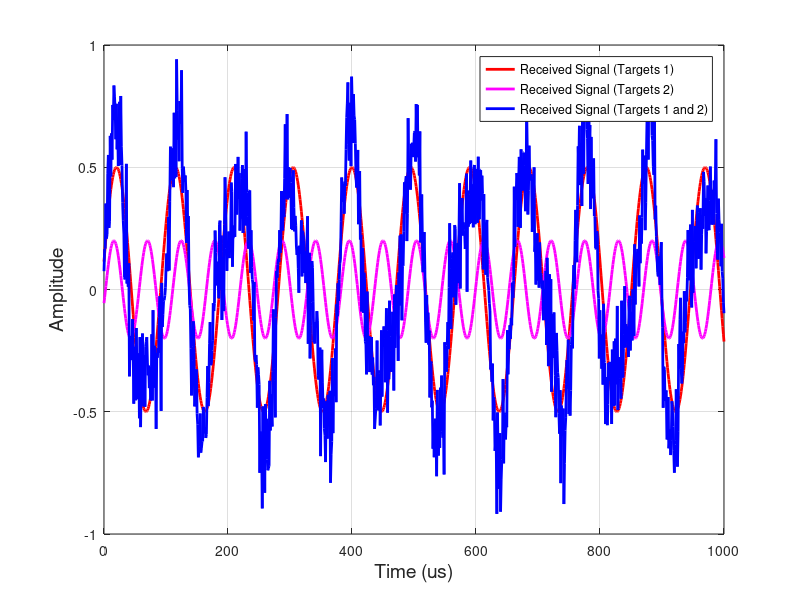
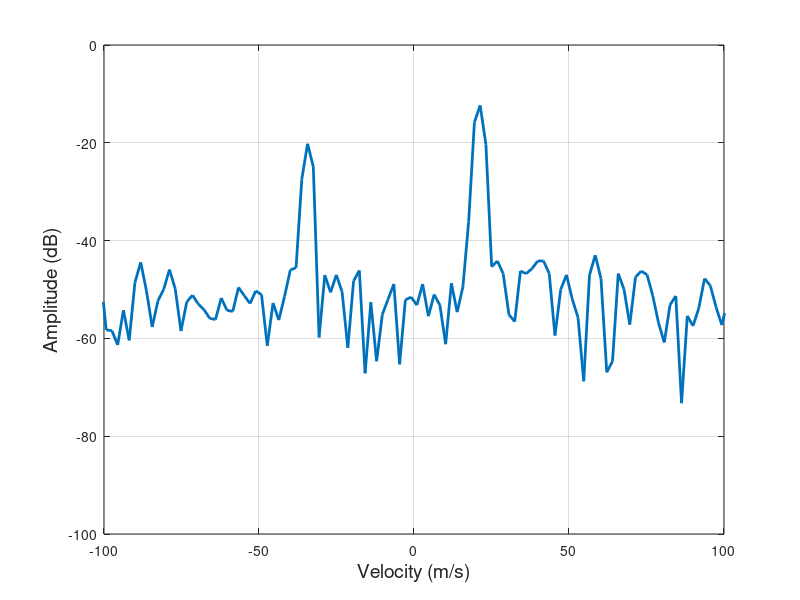

Write MATLAB code to recreate these figures, in order.
% SPS Short Course: Radar Signal Processing Mastery
% Theory and Hands-On Applications with mmWave MIMO Radar Sensors
% Date: 7-11 October 2024
% Time: 9:00AM-11:00AM ET (New York Time)
% Presenter: Mohammad Alaee-Kerahroodi

close all
clear
clc

rng(2024)
% Constants
c = 3e8;            % Speed of light in m/s
fc = 79e9;          % Carrier frequency
lambda = c / fc;    % Wavelength

% Parameters
tSim = 1e-3;              % Total simulation time (0.3 us)
fs = 1e6;                  % Sampling frequency (samples per second)
nFFT = 1024;                % Number of FFT points

% Doppler shifts based on target velocities
v1 = 20;         % Velocity of target 1 in m/s
v2 = -35;         % Velocity of target 2 in m/s
fd1 = 2 * v1 / lambda;  % Doppler shift for target 1
fd2 = 2 * v2 / lambda;  % Doppler shift for target 2

% Simulated delays and attenuations for the received signals
delay1 = 400e-6;      % Round-trip delay for target 1
delay2 = 450e-6;      % Round-trip delay for target 2
att1 = 0.5;           % Attenuation factor for target 1
att2 = 0.2;           % Attenuation factor for target 2
snr = 10;             % Signal-to-noise ratio for AWGN
max_speed = 100;
max_fd = 2 * max_speed/lambda;

t = linspace(0, tSim, round(tSim * fs));

% Received signals (with Doppler shifts, delays, attenuations, and noise)
signalRx1 = att1 * exp(1i*2*pi*(fd1)*(t - delay1)); % Target 1 with Doppler shift fd1
signalRx2 = att2 * exp(1i*2*pi*(fd2)*(t - delay2)); % Target 2 with Doppler shift fd2

% Combine the received signals from both targets
signalRx = signalRx1 + signalRx2;
signalRx = awgn(signalRx, snr, "measured");

% Initialize figure
figure('Position', [100, 100, 900, 600]);
plot(t*1e6, real(signalRx1), 'r', 'LineWidth', 2, 'DisplayName', 'Received Signal (Targets 1)'); 
hold all;
plot(t*1e6, real(signalRx2), 'm', 'LineWidth', 2, 'DisplayName', 'Received Signal (Targets 2)'); 
plot(t*1e6, real(signalRx), 'b', 'LineWidth', 2, 'DisplayName', 'Received Signal (Targets 1 and 2)');

% Label axes
xlabel('Time (us)', 'FontSize', 14);
ylabel('Amplitude', 'FontSize', 14);

% Add legend and grid
legend();
grid on;

% Tighten axis limits
axis('tight');
ylim([-1 1]);

% Perform Doppler FFT to estimate frequencies
dopplerSpectrum = fftshift(fft(hann(length(signalRx)).' .* signalRx, nFFT));  % Doppler FFT
frequencies = linspace(-fs/2, fs/2, nFFT);        % Frequency axis

% Plot the Doppler spectrum
figure('Position', [100, 100, 900, 600]);
plot(frequencies*lambda/2, 20*log10(abs(dopplerSpectrum)/nFFT), 'LineWidth', 2);
xlabel('Velocity (m/s)', 'FontSize', 14);
ylabel('Amplitude (dB)', 'FontSize', 14);
grid on;
xlim([-max_speed,max_speed])

